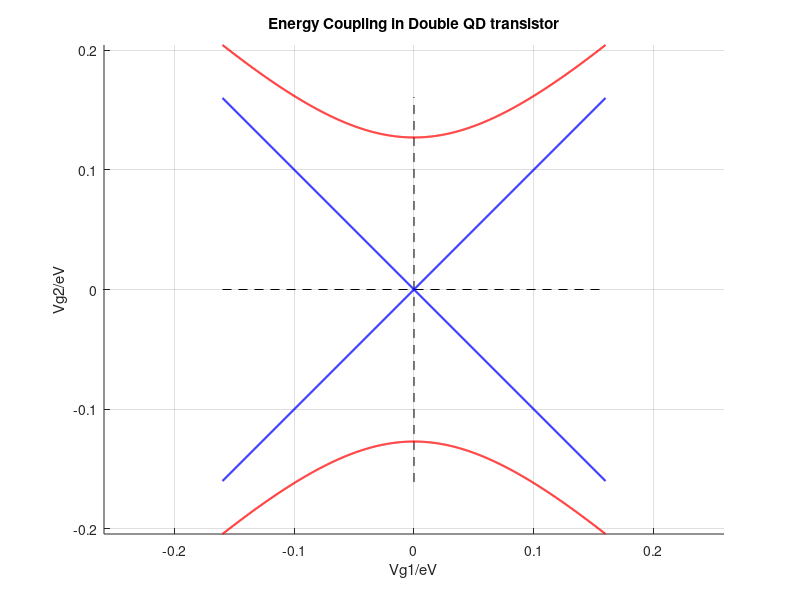

The MATLAB script that drew this image:
% crossing-coupling 
% Define parameters
C1 = 1e-18;
C2 = 1e-18;
Cm = 0.1e-18;
e = 1.602176634e-19;
xy = e/C1 * (1/(1-Cm^2/C1*C2));
cp = e/Cm * (1/(C1*C2/Cm^2-1));

x_range = linspace(-xy, xy, 1000);
y_range = sqrt(xy^2 + cp^2);

% Calculate energy levels
epsilon_plus = sqrt(x_range.^2 + cp);
epsilon_minus = -sqrt(x_range.^2 + cp);

% Plot the energy levels
figure;
hold on;

% Plot the axes
plot([-xy, xy], [0, 0], 'k--'); % x-axis
plot([0, 0], [-y_range, y_range], 'k--'); % y-axis

% Plot the energy levels
plot(x_range, x_range, 'b', 'LineWidth', 1.5); % Linear energy level
plot(x_range, -x_range, 'b', 'LineWidth', 1.5); % Linear energy level
plot(x_range, epsilon_plus, 'r', 'LineWidth', 1.5); % Curved energy level
plot(x_range, epsilon_minus, 'r', 'LineWidth', 1.5); % Curved energy level


hold off;
xlabel('Vg1/eV');
ylabel('Vg2/eV');
title('Energy Coupling in Double QD transistor');
axis equal;
grid on;

